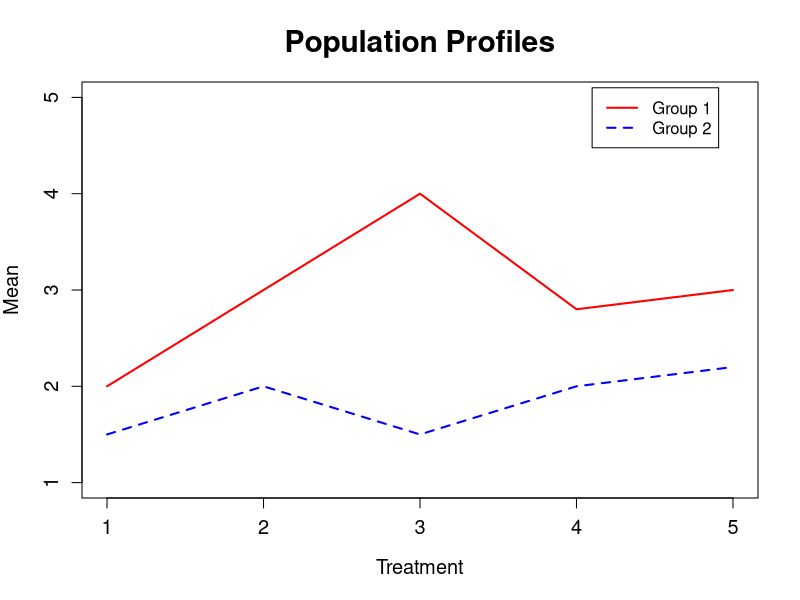

Source code (R):
# −−−−−−−−−−−−−−−−−−−−−−−−−−−−−−−−−−−−−−−−−−−−−−−−−−−−−−
# Name of QuantLet : MVAprofil
# −−−−−−−−−−−−−−−−−−−−−−−−−−−−−−−−−−−−−−−−−−−−−−−−−−−−−−
# Published in : Applied Multivariate Statistical Analysis
# −−−−−−−−−−−−−−−−−−−−−−−−−−−−−−−−−−−−−−−−−−−−−−−−−−−−−−
# Description : Plots an example of population files.
# −−−−−−−−−−−−−−−−−−−−−−−−−−−−−−−−−−−−−−−−−−−−−−−−−−−−−−
# Keywords : profile, test, hypothesis-testing,
# population, plot, graphical representation
# −−−−−−−−−−−−−−−−−−−−−−−−−−−−−−−−−−−−−−−−−−−−−−−−−−−−−−
# See also : SMSprofil, SMSprofplasma
# −−−−−−−−−−−−−−−−−−−−−−−−−−−−−−−−−−−−−−−−−−−−−−−−−−−−−−
# Author : Zografia Anastasiadou
# −−−−−−−−−−−−−−−−−−−−−−−−−−−−−−−−−−−−−−−−−−−−−−−−−−−−−−
# Submitted : Tue, January 11 2011 by Zografia Anastasiadou
# −−−−−−−−−−−−−−−−−−−−−−−−−−−−−−−−−−−−−−−−−−−−−−−−−−−−−−

# clear all variables
rm(list = ls(all = TRUE))
graphics.off()

x   = c(2, 3, 4, 2.8, 3)        # Define group 1
xx  = c(1.5, 2, 1.5, 2, 2.2)    # Define group 2

# plot
plot(x, type = "l", col = "red", lwd = 2, xlim = c(1, 5), ylim = c(1, 5), xlab = "Treatment", 
    ylab = "Mean", main = "Population Profiles", cex.lab = 1.2, cex.axis = 1.2, cex.main = 1.8)
lines(xx, col = "blue", lwd = 2, lty = 2)
legend(4.1, 5.1, legend = c("Group 1", "Group 2"), lty = c(1, 2), lwd = c(2, 2), 
    col = c("red", "blue"))
